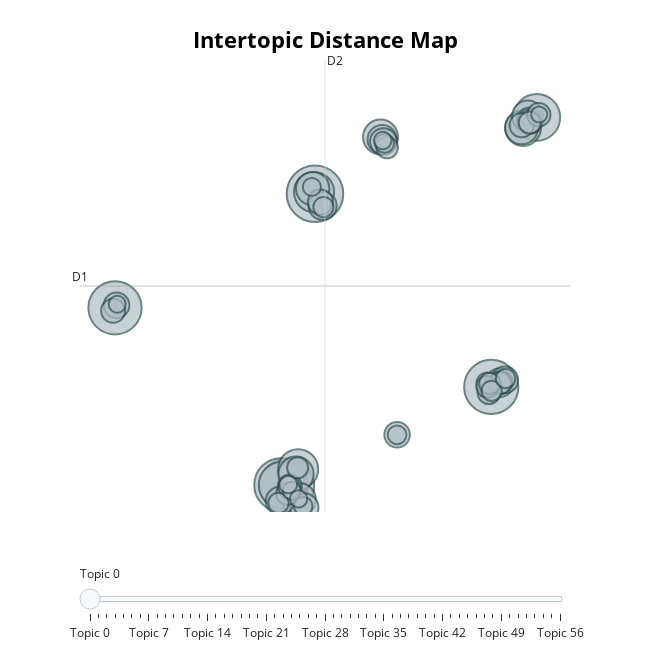

Write notebook code for a chart like this one.
### Code cell
visualize_topics(topic_model)
